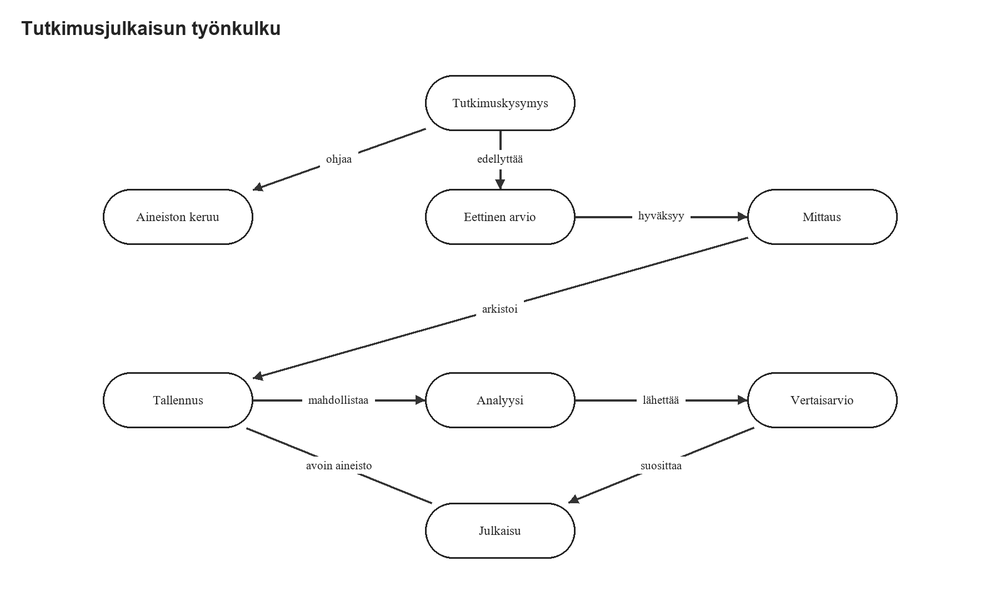
#> input picture benchmark_v4/tutkimusjulkaisu.png, 1000 x 611 px, shrunk from 1800 x 1100 before the run
$ python build_pdf.py
#> lines starting #> are read from the running program, lines starting #| are printed output that depends on the picture
"""One-file informal report for the corrected benchmark."""
import json
from pathlib import Path

import matplotlib
matplotlib.use("Agg")
import matplotlib.pyplot as plt
from matplotlib.backends.backend_pdf import PdfPages
from matplotlib.patches import Rectangle
from PIL import Image

ROOT=Path(__file__).resolve().parent.parent
BENCH=ROOT/"benchmark_v4"
OUT=ROOT/"finnish_diagram_extraction_findings.pdf"
OUT.parent.mkdir(parents=True,exist_ok=True)
rows=json.loads((BENCH/"approach_matrix.json").read_text(encoding="utf-8"))
#> (reads benchmark_v4/approach_matrix.json from the repository)
NAVY="#17324c";BLUE="#146a8a";GREY="#536270";PALE="#eaf3f6";LINE="#d4dfe5"
plt.rcParams.update({"font.family":"DejaVu Sans","pdf.fonttype":42})

def page():
    fig=plt.figure(figsize=(11.69,8.27),facecolor="white")
    ax=fig.add_axes([0,0,1,1]);ax.set_xlim(0,1);ax.set_ylim(0,1);ax.axis("off")
    return fig,ax

def txt(ax,x,y,s,size=10,weight="normal",color=NAVY):
    ax.text(x,y,s,fontsize=size,fontweight=weight,color=color,va="top",ha="left",transform=ax.transAxes)

def foot(ax,n):
    ax.plot([.055,.945],[.06,.06],color=LINE,lw=.8,transform=ax.transAxes)
    txt(ax,.055,.045,"Our small graph-reading test | corrected rerun | 31 October 2026",7.5,color=GREY)
    txt(ax,.925,.045,str(n),7.5,color=GREY)

with PdfPages(OUT,metadata={"Title":"Our graph-reading test - corrected rerun","Author":"AI Vision With OCR Experiment"}) as pdf:
    fig,ax=page()
    txt(ax,.055,.958,"INFORMAL EXPERIMENT NOTES",9,"bold",BLUE)
    txt(ax,.055,.922,"Our graph-reading test: corrected rerun",19,"bold")
    txt(ax,.055,.870,"10 clean, synthetic Finnish-context figures | 83 nodes | 105 edges | 198 printed text regions",9.3,color=GREY)
    ax.add_patch(Rectangle((.055,.763),.89,.080,facecolor=PALE,edgecolor="none",transform=ax.transAxes))
    txt(ax,.071,.827,"Why we reran it",11,"bold",BLUE)
    txt(ax,.071,.802,"Eight old source edges were hidden or coincident, making some v3 graph 'errors' visually uncheckable.",9.5)
    txt(ax,.071,.779,"The new source images pass text visibility and basic edge-geometry checks.",9.5)
    txt(ax,.055,.723,"Approach matrix",12.5,"bold")
    txt(ax,.055,.697,"Same 198 source items in every row; OCR rows test text, graph rows test reconstructed elements.",8.5,color=GREY)
    xs=[.070,.387,.490,.607,.710,.818]
    headers=["Approach","Task","Events / 198","Exact figures","Node text","Edge text"]
    ax.add_patch(Rectangle((.055,.647),.89,.032,facecolor=NAVY,transform=ax.transAxes))
    for x,h in zip(xs,headers):txt(ax,x,.671,h,8.0,"bold","white")
    for i,r in enumerate(rows):
        y=.647-i*.045
        ax.add_patch(Rectangle((.055,y-.045),.89,.045,facecolor="#f7fafb" if i%2==0 else "white",transform=ax.transAxes))
        vals=[r["approach"],r["mode"],f"{r['errors']} ({r['error_rate']:.1f}%)",f"{r['perfect_figures']}/10",str(r["node_label_errors"]),str(r["edge_label_errors"])]
        for j,(x,v) in enumerate(zip(xs,vals)):txt(ax,x,y-.013,v,7.6 if j==0 else 8.2,"bold" if j==2 else "normal")
    txt(ax,.055,.339,"What did the error events mean?",11.5,"bold")
    error_rows=[
      ("RapidOCR", "2 edge-label misreads/misses + 14 unmatched text boxes"),
      ("PaddleOCR", "19 edge-label misreads/misses + 38 unmatched text boxes"),
      ("Old OCR", "7 title + 17 node + 36 edge text errors"),
      ("Blind vision", "16 strict shape-category mismatches; no text or edge-record mismatch"),
      ("Blind OCR + vision", "8 strict shape-category mismatches; 8 arrowless links left semantically unknown"),
    ]
    for i,(a,b) in enumerate(error_rows):
        y=.307-i*.040
        ax.add_patch(Rectangle((.055,y-.035),.89,.035,facecolor=PALE if i%2==0 else "white",transform=ax.transAxes))
        txt(ax,.070,y-.008,a,8.3,"bold");txt(ax,.280,y-.008,b,8.2)
    txt(ax,.055,.086,"All 105 visible edge records matched in both fresh blind runs under the corrected visual rubric.",8.5,"bold")
    foot(ax,1);pdf.savefig(fig);plt.close(fig)
#> after `foot(ax, 1)`:
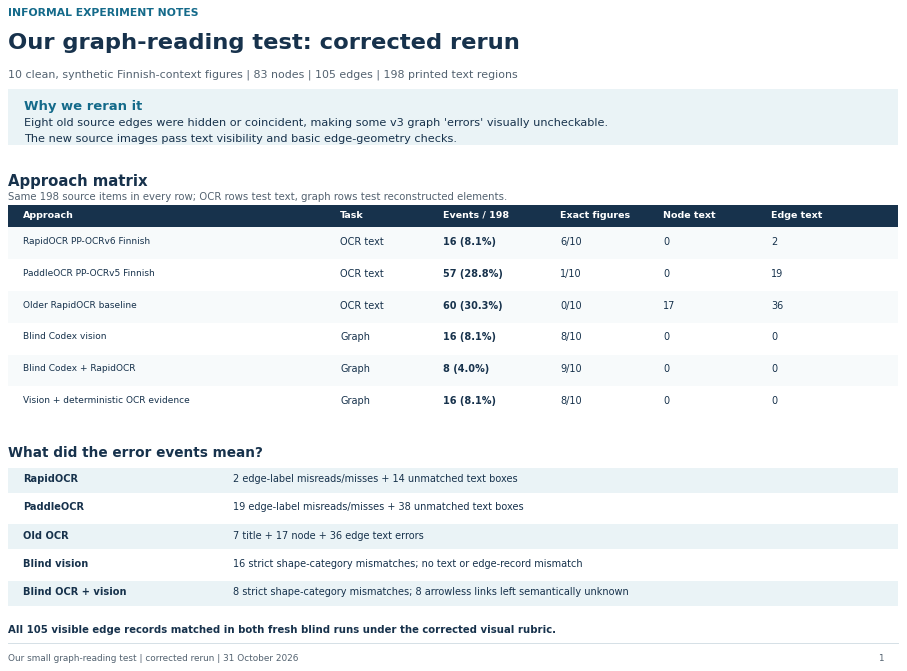
#> figure drawn by matplotlib, 1 panel

    source=Image.open(BENCH/"tutkimusjulkaisu.png").convert("RGB")
#> source is the input picture: PIL image 1000x611 RGB; min 0, max 255, mean 250.9
    pred=Image.open(BENCH/"blind_vision"/"rendered"/"case_07.png").convert("RGB")
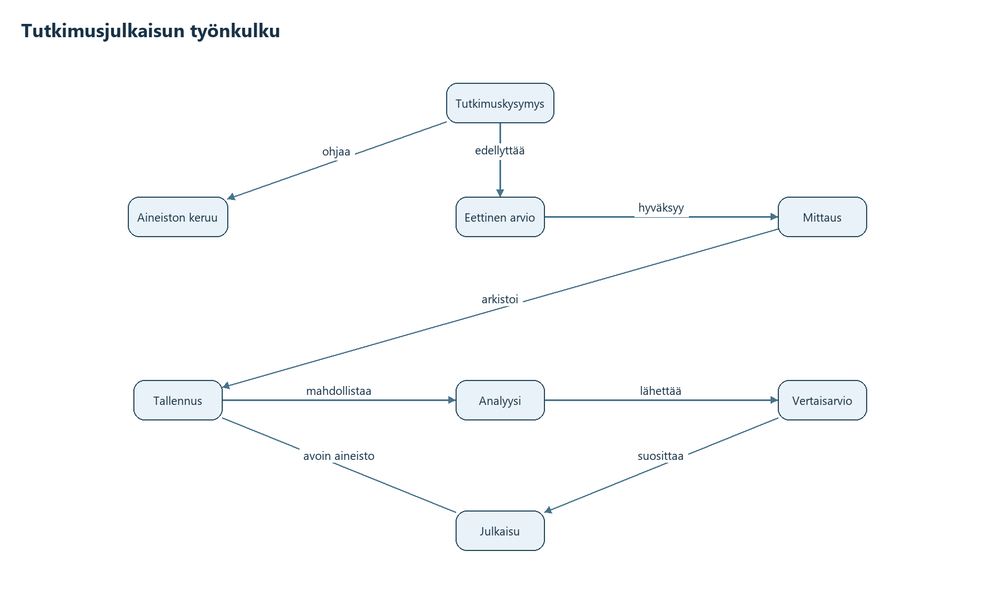
#> input picture benchmark_v4/blind_vision/rendered/case_07.png, 1000 x 611 px, shrunk from 1800 x 1100 before the run
#> pred is the input picture: PIL image 1000x611 RGB; mean R, G, B 251, 251.9, 252.4
    for n,img,label in [(2,source,"Corrected source figure"),(3,pred,"Blind vision reconstruction")]:
        fig,ax=page()
        txt(ax,.055,.958,"EXAMPLE FROM THE CORRECTED SET",9,"bold",BLUE)
        txt(ax,.055,.922,label,19,"bold")
        txt(ax,.055,.870,"Research-publication workflow; the reconstruction was saved before scoring.",9,color=GREY)
        pane=fig.add_axes([.055,.205,.89,.620]);pane.imshow(img,interpolation="nearest");pane.axis("off")
        if n==2:
            txt(ax,.055,.165,"The v3 version contained an overlapping extra link. This v4 source shows only visually checkable edges.",9.0)
        else:
            txt(ax,.055,.165,"Graph text and edges match this source; strict shape coding differs for its rounded nodes.",9.0)
        txt(ax,.055,.129,"The earlier v3 error counts are superseded. This clean synthetic set cannot establish a universal error rate.",8.5,color=GREY)
        foot(ax,n);pdf.savefig(fig);plt.close(fig)
#> this loop made 2 passes
#> (n, label) on passes 1 to 2: (2, 'Corrected source figure'), (3, 'Blind vision reconstruction')
#> pass 1, `foot(ax, n)`:
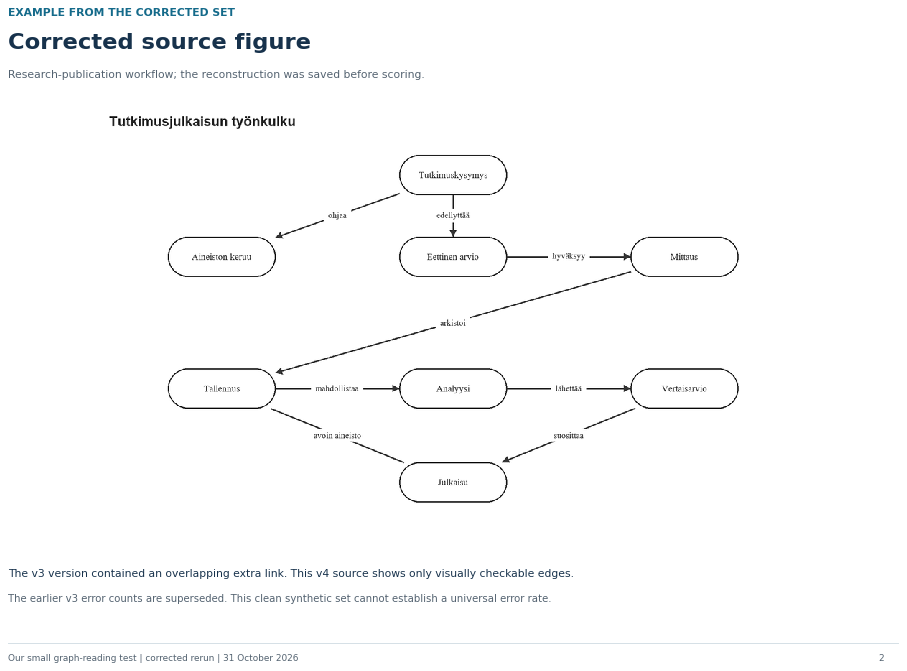
#> figure drawn by matplotlib, 2 panels
#> pass 2, `foot(ax, n)`:
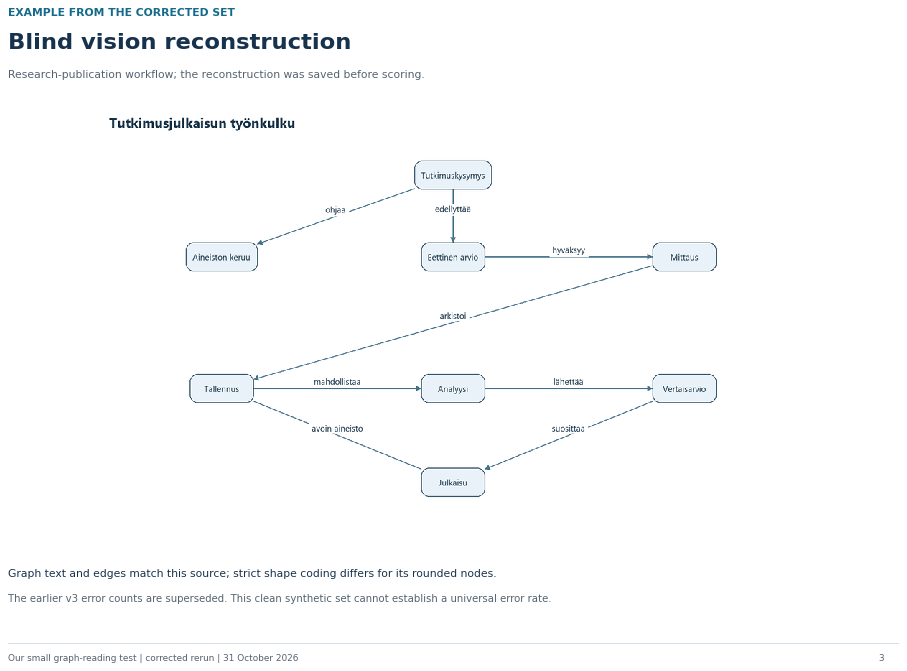
#> figure drawn by matplotlib, 2 panels

print(OUT)
